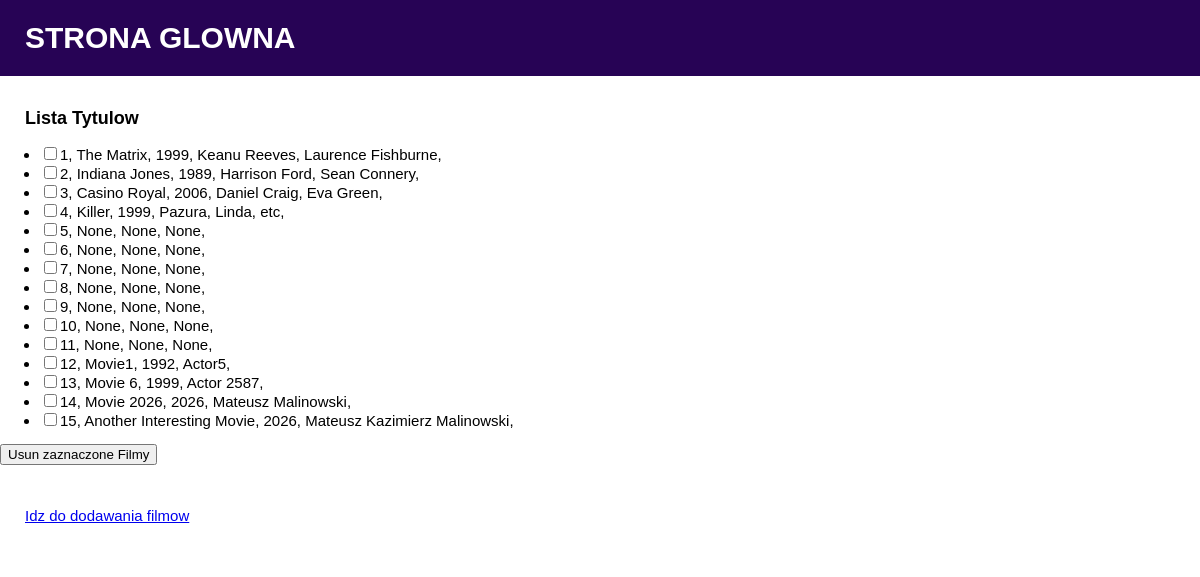
Before: / with the older database file.
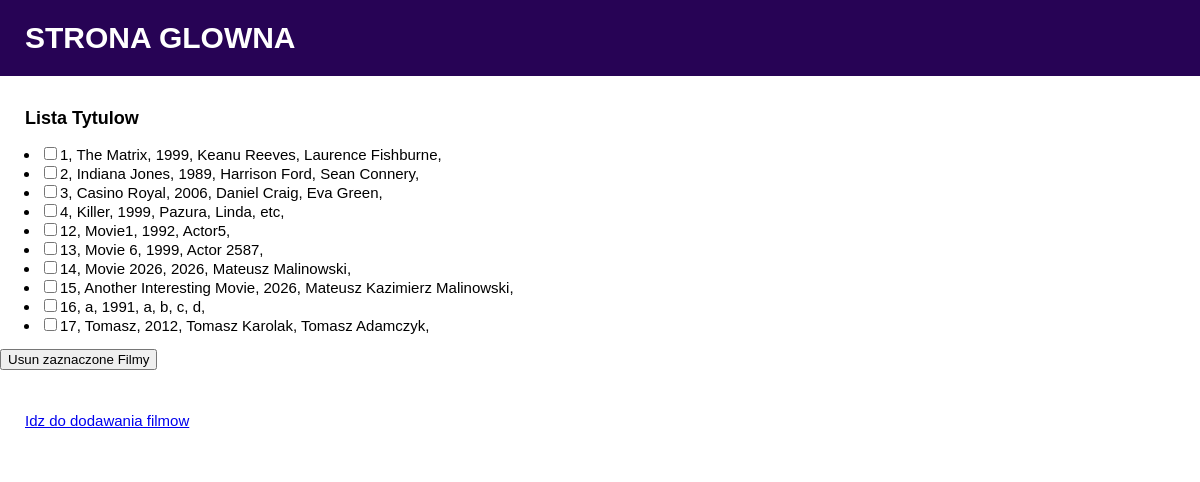
After: the same page with the newer database file.
### tables this page shows
CREATE TABLE "movies" (ID INTEGER PRIMARY KEY, title TEXT, year INTEGER, actors TEXT);

### src/flask_project.py (the view)
@app.route("/", methods=['GET', 'POST'])
def home():
    if request.method == 'GET':
        db = sqlite3.connect('movies.db')
        cursor = db.cursor()
        cursor.execute('SELECT * FROM movies')
        return render_template('home.html', movies = cursor)

### src/templates/home.html (shortened to what this page needs)
<!DOCTYPE html>
<head>
</head>
<body>
    <header>
        <div class="container">
            <h1><b>STRONA GLOWNA</b></h1></h>
        </div>
    </header>
    <listo>
    	<div class="container">
            <h2>Lista Tytulow</h2>
            <form method="POST" action="/deleteMovies">
            <ul name="superlista">
            {% for movie in movies %}
                <li><input type="checkbox" name="moviesToRemove" value={{ movie[0]}}>{{ movie[0] }}, {{ movie[1] }}, {{ movie[2] }}, {{ movie[3] }},</li>
            {% endfor %}
            </ul>
            <input type = "submit", value="Usun zaznaczone Filmy">
            </form>
        </div>
      </listo>
    <main>
        <a href='/addMovies'>Idz do dodawania filmow</a>
    </main>
</body>
</html>

### src/templates/home.html (style rules this page uses)
body { font-family: Arial; margin: 0; font-size: 15px; }
header { padding-left: 25px; padding-top: 1px; padding-bottom: 1px; text-align: left; background: #270355; color: white; font-size: 15px; }
listo { padding: 25px; }
main { padding: 25px; text-align: left; background: #FFFFFF; color: graphite; font-size: 15px; }
h2 { padding-left: 25px; font-size: 18px }

Changed rows visible on the page:
removed movies: ID "5", title "None", year "None", actors "None"
removed movies: ID "6", title "None", year "None", actors "None"
removed movies: ID "7", title "None", year "None", actors "None"
removed movies: ID "8", title "None", year "None", actors "None"
removed movies: ID "9", title "None", year "None", actors "None"
removed movies: ID "10", title "None", year "None", actors "None"
removed movies: ID "11", title "None", year "None", actors "None"
added movies: ID "16", title "a", year "1991", actors "a, b, c, d"
added movies: ID "17", title "Tomasz", year "2012", actors "Tomasz Karolak, Tomasz Adamczyk"
